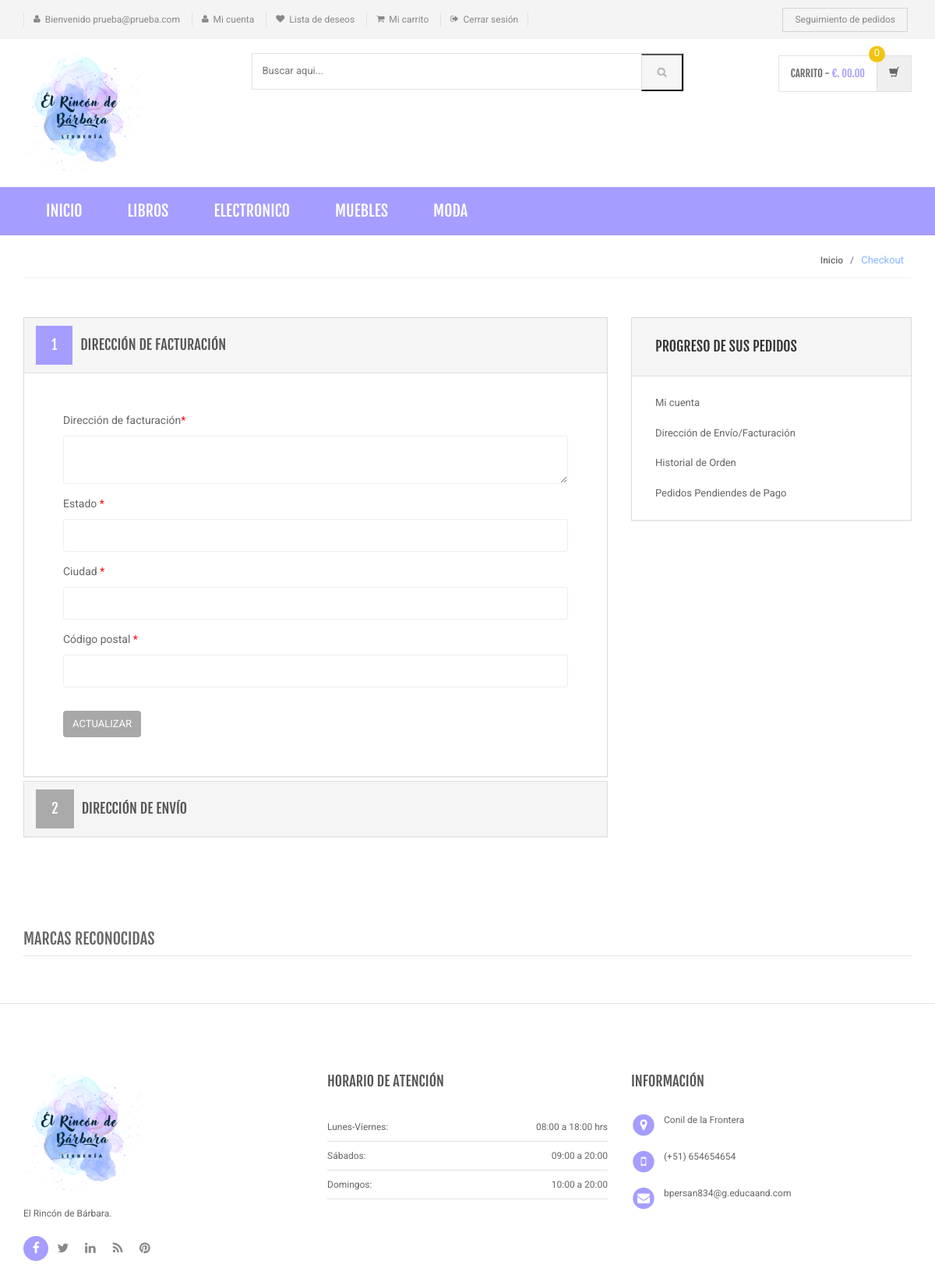
Page /bill-ship-addresses.php (signed in) on the committed database.
### tables this page shows
CREATE TABLE `category` (
  `id` int(11) NOT NULL,
  `categoryName` varchar(255) DEFAULT NULL,
  `categoryDescription` longtext DEFAULT NULL,
  `creationDate` timestamp NOT NULL DEFAULT current_timestamp(),
  `updationDate` varchar(255) DEFAULT NULL
);

CREATE TABLE `users` (
  `id` int(11) NOT NULL,
  `name` varchar(255) DEFAULT NULL,
  `email` varchar(255) DEFAULT NULL,
  `contactno` bigint(11) DEFAULT NULL,
  `password` varchar(255) DEFAULT NULL,
  `shippingAddress` longtext DEFAULT NULL,
  `shippingState` varchar(255) DEFAULT NULL,
  `shippingCity` varchar(255) DEFAULT NULL,
  `shippingPincode` int(11) DEFAULT NULL,
  `billingAddress` longtext DEFAULT NULL,
  `billingState` varchar(255) DEFAULT NULL,
  `billingCity` varchar(255) DEFAULT NULL,
  `billingPincode` int(11) DEFAULT NULL,
  `regDate` timestamp NOT NULL DEFAULT current_timestamp(),
  `updationDate` varchar(255) DEFAULT NULL
);

### bill-ship-addresses.php (the view, shortened to what this page needs)
<?php
include('includes/config.php');
if(strlen($_SESSION['login'])==0)
    {
header('location:index.php');
}
else{
?>
<!DOCTYPE html>
<html lang="es">
	<head>
	    <link rel="stylesheet" href="assets/css/bootstrap.min.css">
	    <link rel="stylesheet" href="assets/css/main.css">
	    <link rel="stylesheet" href="assets/css/green.css">
	    <link rel="stylesheet" href="assets/css/owl.carousel.css">
		<link rel="stylesheet" href="assets/css/owl.transitions.css">
		<link href="assets/css/lightbox.css" rel="stylesheet">
		<link rel="stylesheet" href="assets/css/animate.min.css">
		<link rel="stylesheet" href="assets/css/rateit.css">
		<link rel="stylesheet" href="assets/css/bootstrap-select.min.css">
		<link rel="stylesheet" href="assets/css/config.css">
		<link rel="stylesheet" href="assets/css/font-awesome.min.css">
	</head>
    <body class="cnt-home">
<header class="header-style-1">
<?php include('includes/top-header.php');?>
<?php include('includes/main-header.php');?>
<?php include('includes/menu-bar.php');?>
</header>
<div class="breadcrumb">
	<div class="container">
		<div class="breadcrumb-inner">
			<ul class="list-inline list-unstyled">
				<li><a href="#">Inicio</a></li>
				<li class='active'>Checkout</li>
			</ul>
		</div>
	</div>
</div>
<div class="body-content outer-top-bd">
	<div class="container">
		<div class="checkout-box inner-bottom-sm">
			<div class="row">
				<div class="col-md-8">
					<div class="panel-group checkout-steps" id="accordion">
<div class="panel panel-default checkout-step-01">
		<div class="panel-heading">
    	<h4 class="unicase-checkout-title">
	        <a data-toggle="collapse" class="" data-parent="#accordion" href="#collapseOne">
	          <span>1</span>Dirección de facturación
	        </a>
	     </h4>
    </div>
	<div id="collapseOne" class="panel-collapse collapse in">
	    <div class="panel-body">
			<div class="row">
				<div class="col-md-12 col-sm-12 already-registered-login">
<?php
$query=mysqli_query($con,"select * from users where id='".$_SESSION['id']."'");
while($row=mysqli_fetch_array($query))
{
?>
					<form class="register-form" role="form" method="post">
<div class="form-group">
					    <label class="info-title" for="Billing Address">Dirección de facturación<span>*</span></label>
					    <textarea class="form-control unicase-form-control text-input" " name="billingaddress" required="required"><?php echo $row['billingAddress'];?></textarea>
					  </div>
						<div class="form-group">
					    <label class="info-title" for="Billing State ">Estado  <span>*</span></label>
			 <input type="text" class="form-control unicase-form-control text-input" id="bilingstate" name="bilingstate" value="<?php echo $row['billingState'];?>" required>
					  </div>
					  <div class="form-group">
					    <label class="info-title" for="Billing City">Ciudad <span>*</span></label>
					    <input type="text" class="form-control unicase-form-control text-input" id="billingcity" name="billingcity" required="required" value="<?php echo $row['billingCity'];?>" >
					  </div>
 <div class="form-group">
					    <label class="info-title" for="Billing Pincode">Código postal <span>*</span></label>
					    <input type="text" class="form-control unicase-form-control text-input" id="billingpincode" name="billingpincode" required="required" value="<?php echo $row['billingPincode'];?>" >
					  </div>
					  <button type="submit" name="update" class="btn-upper btn btn-primary checkout-page-button">Actualizar</button>
					</form>
					<?php } ?>
				</div>
			</div>
		</div>
	</div>
</div>
					  	<div class="panel panel-default checkout-step-02">
						    <div class="panel-heading">
						      <h4 class="unicase-checkout-title">
						        <a data-toggle="collapse" class="collapsed" data-parent="#accordion" href="#collapseTwo">
						          <span>2</span>Dirección de envío
						        </a>
						      </h4>
						    </div>
					  	</div>
					</div>
				</div>
			<?php include('includes/myaccount-sidebar.php');?>
			</div>
		</div>
	<?php include('includes/brands-slider.php');?>
</div>
</div>
<?php include('includes/footer.php');?>
</body>
</html>
<?php } ?>

### includes/menu-bar.php (shortened to what this page needs)
<div class="header-nav animate-dropdown">
    <div class="container">
        <div class="yamm navbar navbar-default" role="navigation">
            <div class="nav-bg-class">
                <div class="navbar-collapse collapse" id="mc-horizontal-menu-collapse">
	<div class="nav-outer">
		<ul class="nav navbar-nav">
			<li class="active dropdown yamm-fw">
				<a href="index.php" data-hover="dropdown" class="dropdown-toggle">Inicio</a>
			</li>
              <?php $sql=mysqli_query($con,"select id,categoryName  from category limit 6");
while($row=mysqli_fetch_array($sql))
{
    ?>
			<li class="dropdown yamm">
				<a href="category.php?cid=<?php echo $row['id'];?>"> <?php echo $row['categoryName'];?></a>
			</li>
			<?php } ?>
		</ul>
		<div class="clearfix"></div>
	</div>
</div>
            </div>
        </div>
    </div>
</div>

### assets/css/green.css (style rules this page uses)
a { color: #a59dff; }
.header-style-1 .header-nav { background: #a59dff; }
.cnt-home .header-style-1 .header-nav .navbar .navbar-nav > li.active { background: #a59dff; }
.breadcrumb ul li.active { color: #85b6ff; }
.checkout-box .checkout-steps .panel .panel-heading .unicase-checkout-title > a:not(.collapsed) span { background-color: #a59dff; }

### assets/css/lightbox.css (style rules this page uses)
body:after { content: url(../images/close.png) url(../images/loading.gif) url(../images/prev.png) url(../images/next.png); display: none; }

### rows in the picture
category: categoryName "LIBROS"
category: categoryName "ELECTRONICO"
category: categoryName "MUEBLES"
category: categoryName "MODA"

### other values in the picture
$_SESSION['username'] "prueba@prueba.com"
